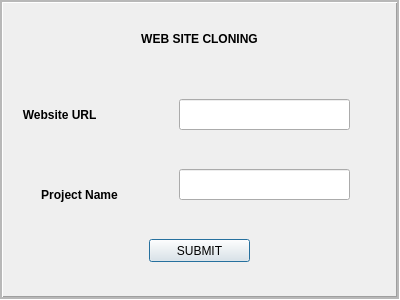
<?xml version="1.0" encoding="UTF-8"?>
<ui version="4.0">
 <class>Dialog</class>
 <widget class="QDialog" name="Dialog">
  <property name="geometry">
   <rect>
    <x>0</x>
    <y>0</y>
    <width>400</width>
    <height>300</height>
   </rect>
  </property>
  <property name="windowTitle">
   <string>Dialog</string>
  </property>
  <widget class="QFrame" name="frame">
   <property name="geometry">
    <rect>
     <x>-1</x>
     <y>-1</y>
     <width>401</width>
     <height>301</height>
    </rect>
   </property>
   <property name="frameShape">
    <enum>QFrame::Box</enum>
   </property>
   <property name="frameShadow">
    <enum>QFrame::Sunken</enum>
   </property>
   <property name="midLineWidth">
    <number>2</number>
   </property>
   <widget class="QLabel" name="url_id">
    <property name="geometry">
     <rect>
      <x>10</x>
      <y>100</y>
      <width>101</width>
      <height>31</height>
     </rect>
    </property>
    <property name="font">
     <font>
      <weight>75</weight>
      <italic>false</italic>
      <bold>true</bold>
     </font>
    </property>
    <property name="text">
     <string> Website URL </string>
    </property>
    <property name="textFormat">
     <enum>Qt::AutoText</enum>
    </property>
    <property name="alignment">
     <set>Qt::AlignCenter</set>
    </property>
   </widget>
   <widget class="QLabel" name="label_2">
    <property name="geometry">
     <rect>
      <x>30</x>
      <y>180</y>
      <width>101</width>
      <height>31</height>
     </rect>
    </property>
    <property name="font">
     <font>
      <weight>75</weight>
      <bold>true</bold>
     </font>
    </property>
    <property name="text">
     <string>Project Name</string>
    </property>
    <property name="alignment">
     <set>Qt::AlignCenter</set>
    </property>
   </widget>
   <widget class="QLabel" name="label">
    <property name="geometry">
     <rect>
      <x>60</x>
      <y>30</y>
      <width>281</width>
      <height>20</height>
     </rect>
    </property>
    <property name="font">
     <font>
      <weight>75</weight>
      <bold>true</bold>
     </font>
    </property>
    <property name="text">
     <string>WEB SITE CLONING</string>
    </property>
    <property name="alignment">
     <set>Qt::AlignCenter</set>
    </property>
   </widget>
   <widget class="QPushButton" name="submit">
    <property name="geometry">
     <rect>
      <x>150</x>
      <y>240</y>
      <width>101</width>
      <height>23</height>
     </rect>
    </property>
    <property name="text">
     <string>SUBMIT</string>
    </property>
    <property name="default">
     <bool>true</bool>
    </property>
    <property name="flat">
     <bool>false</bool>
    </property>
   </widget>
   <widget class="QLineEdit" name="url">
    <property name="geometry">
     <rect>
      <x>180</x>
      <y>100</y>
      <width>171</width>
      <height>31</height>
     </rect>
    </property>
   </widget>
   <widget class="QLineEdit" name="folder">
    <property name="geometry">
     <rect>
      <x>180</x>
      <y>170</y>
      <width>171</width>
      <height>31</height>
     </rect>
    </property>
   </widget>
  </widget>
 </widget>
 <resources/>
 <connections/>
</ui>
